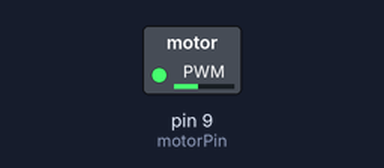
This sketch was run on a simulated Arduino Uno, built with avr-gcc and run on an emulated ATmega328P. On the bench: switched loads named in the sketch (green lamp = pin HIGH).

Above: at 0.1 s.
Timing chart, 0 to 1.6 s (numbered marks = the images above):
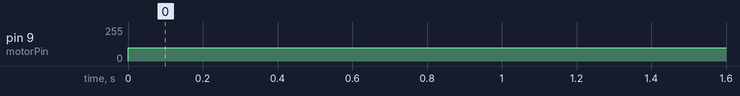

The sketch:

intro30May1.ino
```cpp
const int motorPin=9;

void setup() {
  pinMode(motorPin,OUTPUT);
}

void loop() {

  analogWrite(motorPin,100);
  delay(100);
}
```

Measured:
- by itself, pin 9 (motorPin): 0/255 → 100/255 at 0.00 s
